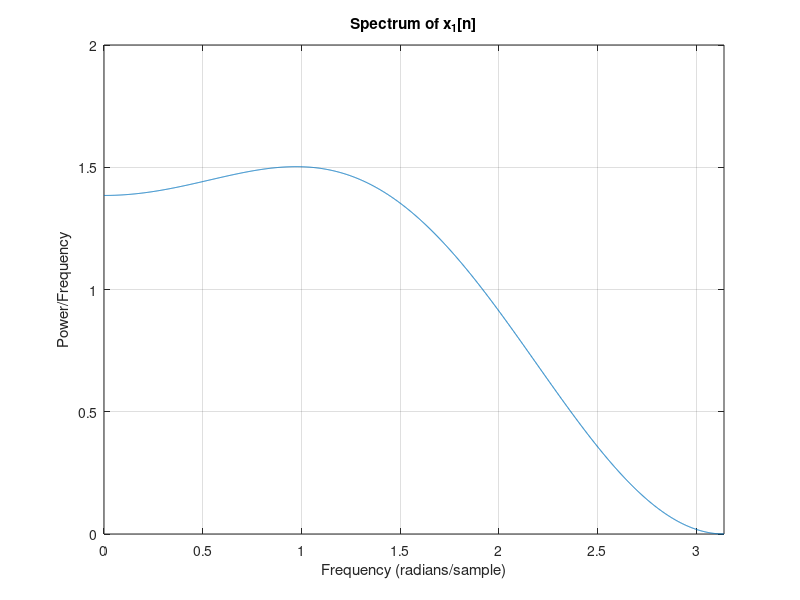
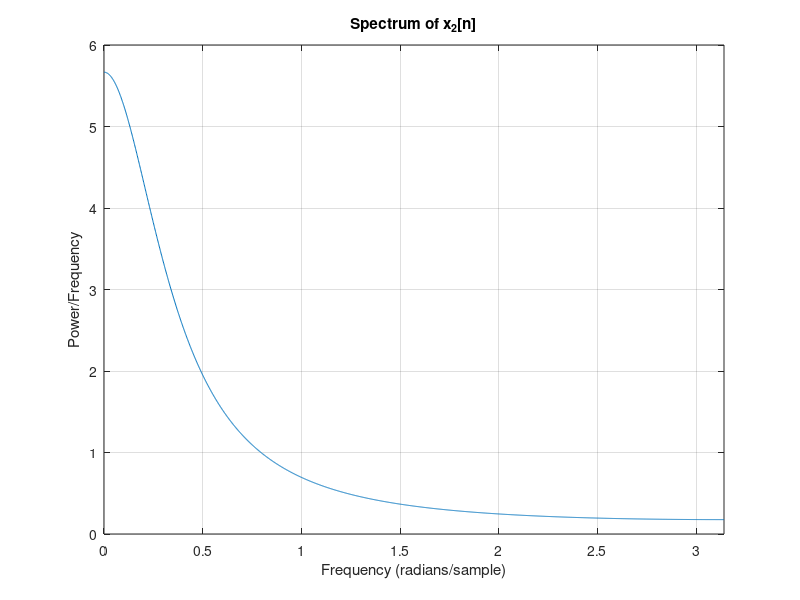

Reproduce these figures in MATLAB, in order.
% question1.m
% Spectrum plots for x1[n] and x2[n]
close all; clear; clc;

% Define the frequency range
w = linspace(0, pi, 2049);

% Theoretical PSD for x1[n]
sxx1 = (26 - 8*cos(2*w) + 18*cos(w)) / 26;

% Plot the Spectrum of x_1[n]
figure;
plot(w, sxx1);
title('Spectrum of x_1[n]');
xlabel('Frequency (radians/sample)');
ylabel('Power/Frequency');
xlim([0 pi]);
grid on;

% Theoretical PSD for x2[n]
sxx2 = 0.51 ./ (1.49 - 1.4 * cos(w));
sxx2 = abs(sxx2);

% Plot the Spectrum of x_2[n]
figure;
plot(w, sxx2);
title('Spectrum of x_2[n]');
xlabel('Frequency (radians/sample)');
ylabel('Power/Frequency');
xlim([0 pi]);
grid on;
